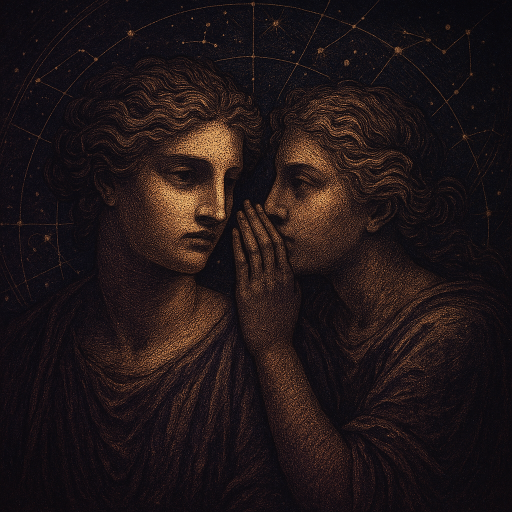
#> input picture content/social/slides-2026-04-04-v2-tiktok/title-bg.png, 1024 x 1024 px (shown at 1/2 size)
$ python generate-v2-slides.py
#> lines starting #> are read from the running program, lines starting #| are printed output that depends on the picture
from PIL import Image, ImageDraw, ImageFont, ImageFilter, ImageEnhance
import os

# --- Config ---
SIGNS = [
    ("ARIES", "♈", "fire", '"I chose you on purpose. Not by accident."'),
    ("TAURUS", "♉", "earthair", '"You are safe here. I am not going anywhere."'),
    ("GEMINI", "♊", "earthair", '"Both versions of you are worth knowing."'),
    ("CANCER", "♋", "water", '"You don\'t have to hold everyone together."'),
    ("LEO", "♌", "fire", '"You\'re not too much. You\'re exactly enough."'),
    ("VIRGO", "♍", "earthair", '"Rest is not something you have to earn."'),
    ("LIBRA", "♎", "earthair", '"Your needs are not an inconvenience."'),
    ("SCORPIO", "♏", "water", '"I see you. The real you. And I\'m still here."'),
    ("SAGITTARIUS", "♐", "fire", '"You don\'t have to leave to find yourself."'),
    ("CAPRICORN", "♑", "earthair", '"You have already done enough for today."'),
    ("AQUARIUS", "♒", "earthair", '"Your feelings are not a problem to solve."'),
    ("PISCES", "♓", "water", '"You are not imagining it. It is real."'),
]

BASE = "slides-2026-04-04-v2-tiktok"
TITLE_BG = f"{BASE}/title-bg.png"

# Fonts
SERIF_BOLD = "/System/Library/Fonts/Supplemental/Times New Roman Bold.ttf"
SERIF_ITALIC = "/System/Library/Fonts/Supplemental/Times New Roman Italic.ttf"
SERIF = "/System/Library/Fonts/Supplemental/Times New Roman.ttf"
SANS = "/System/Library/Fonts/Supplemental/Avenir Next.ttc"
SYMBOLS = "/System/Library/Fonts/Apple Symbols.ttf"

def make_gradient_overlay(img, opacity_top=0, opacity_bottom=200):
    """Add bottom-heavy dark gradient for text readability"""
    overlay = Image.new('RGBA', img.size, (0, 0, 0, 0))
    draw = ImageDraw.Draw(overlay)
    w, h = img.size
    for y in range(h):
        # Gradient starts at 40% from top
        progress = max(0, (y - h * 0.35) / (h * 0.65))
        alpha = int(opacity_top + (opacity_bottom - opacity_top) * progress)
        draw.line([(0, y), (w, y)], fill=(20, 15, 30, alpha))
    return Image.alpha_composite(img.convert('RGBA'), overlay)

def draw_text_centered(draw, text, y, font, fill, max_width, img_width):
    """Draw text centered, wrapping if needed"""
    bbox = draw.textbbox((0, 0), text, font=font)
    tw = bbox[2] - bbox[0]
    if tw <= max_width:
        x = (img_width - tw) // 2
        draw.text((x, y), text, font=font, fill=fill)
        return bbox[3] - bbox[1]
    else:
        # Wrap
        words = text.split()
        lines = []
        current = ""
        for w in words:
            test = f"{current} {w}".strip()
            bbox_test = draw.textbbox((0, 0), test, font=font)
            if bbox_test[2] - bbox_test[0] <= max_width:
                current = test
            else:
                if current:
                    lines.append(current)
                current = w
        if current:
            lines.append(current)

        total_h = 0
        for line in lines:
            bbox_l = draw.textbbox((0, 0), line, font=font)
            lw = bbox_l[2] - bbox_l[0]
            lh = bbox_l[3] - bbox_l[1]
            x = (img_width - lw) // 2
            draw.text((x, y + total_h), line, font=font, fill=fill)
            total_h += int(lh * 1.3)
        return total_h

# --- TITLE SLIDE (TikTok 1080x1920) ---
def make_title_tk():
    bg = Image.open(TITLE_BG).resize((1080, 1080), Image.LANCZOS)
    # Extend to 9:16 by stretching/blurring the top and creating canvas
    canvas = Image.new('RGB', (1080, 1920), (20, 15, 30))
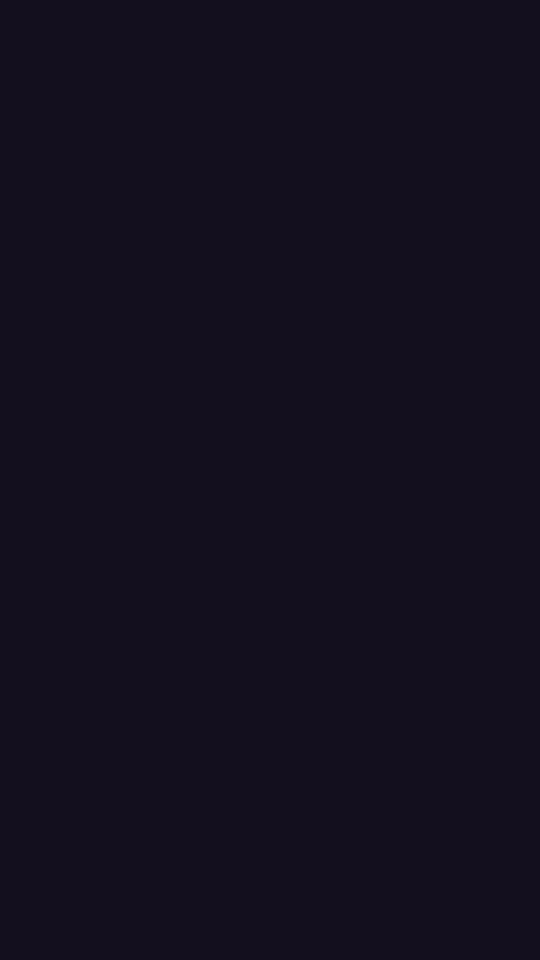
#> canvas: PIL image 1080x1920 RGB (shown at 1/2 size); mean R, G, B 20, 15, 30
    # Place illustration in upper portion, slightly zoomed
    bg_large = bg.resize((1200, 1200), Image.LANCZOS)
    canvas.paste(bg_large.crop((60, 0, 1140, 1200)), (0, 0))
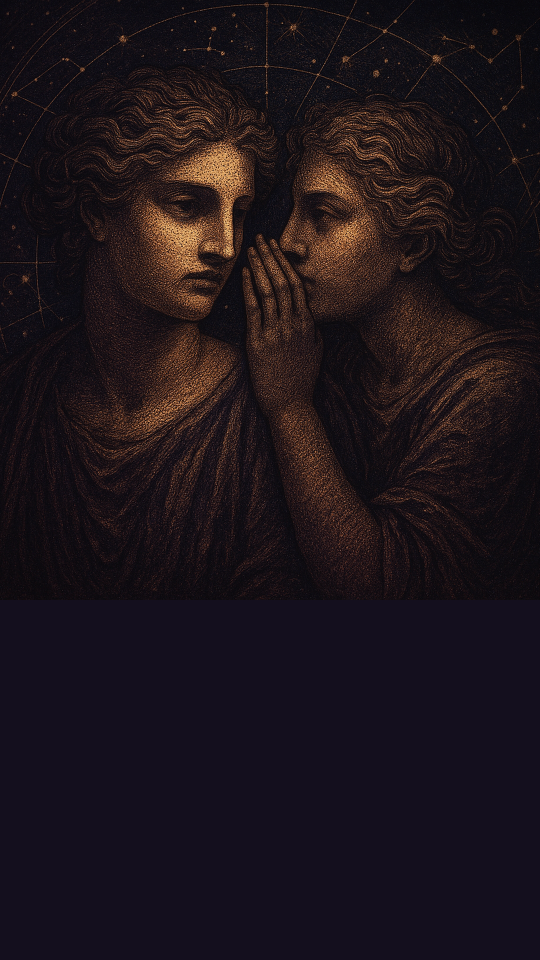
#> canvas: PIL image 1080x1920 RGB (shown at 1/2 size); mean R, G, B 28.7, 20, 26
    # Boost saturation
    canvas = ImageEnhance.Color(canvas).enhance(1.3)
    canvas = ImageEnhance.Contrast(canvas).enhance(1.1)
    # Gradient overlay
    canvas = make_gradient_overlay(canvas, opacity_top=0, opacity_bottom=230)
#> in make_gradient_overlay, `overlay = Image.new('RGBA', img.size, (0, 0, 0, 0))`: overlay: PIL image 1080x1920 RGBA; every value is 0
    draw = ImageDraw.Draw(canvas)

    # Title text - BIG and bold
    font_title = ImageFont.truetype(SERIF_BOLD, 100)
    font_sub = ImageFont.truetype(SERIF_ITALIC, 48)
    font_footer = ImageFont.truetype(SANS, 28)

    # Gold border frame
    draw.rectangle([(30, 30), (1050, 1890)], outline=(201, 173, 111, 60), width=1)

    y = 1350
    draw_text_centered(draw, "WHAT YOUR SIGN", y, font_title, (240, 232, 216), 900, 1080)
    y += 120
    draw_text_centered(draw, "SECRETLY", y, font_title, (218, 192, 128), 900, 1080)
    y += 120
    draw_text_centered(draw, "WANTS TO HEAR", y, font_title, (240, 232, 216), 900, 1080)
    y += 140
    draw_text_centered(draw, "the words you're waiting for", y, font_sub, (176, 154, 110), 800, 1080)

    # Footer
    draw_text_centered(draw, "signseason.com", 1840, font_footer, (138, 125, 112), 400, 1080)

    canvas = canvas.convert('RGB')
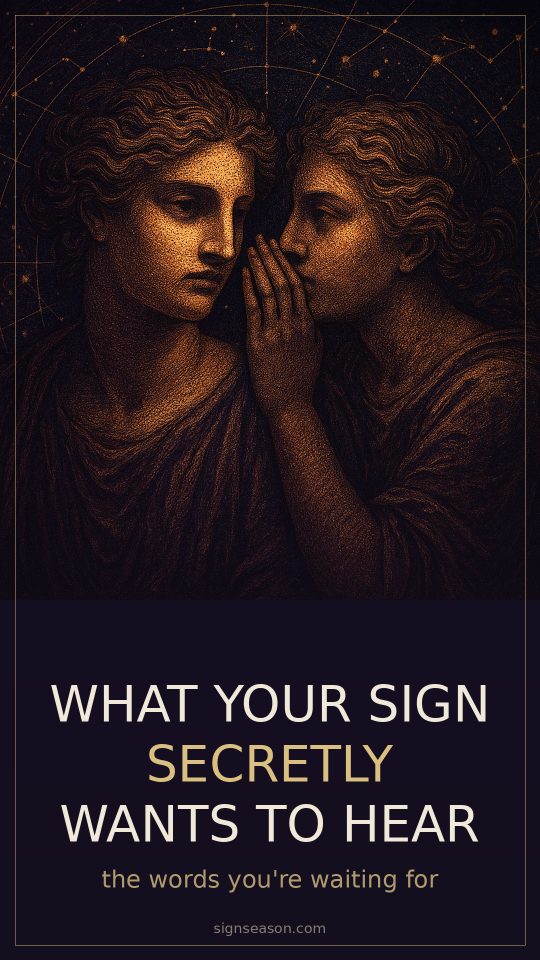
#> canvas: PIL image 1080x1920 RGB (shown at 1/2 size); mean R, G, B 36, 24.4, 30.5
    canvas.save(f"{BASE}/slide-01-title.png", quality=92)
    print("title TK done")

# --- SIGN SLIDES ---
def make_sign_slide_tk(idx, name, glyph, element, quote):
    bg_file = f"{BASE}/bg-{element}.png"
#> (the run stopped early here; a loop or call above may not have finished)

$ run again, with content/social/slides-2026-04-04-v2-tiktok/slide-02-aries.png copied over content/social/slides-2026-04-04-v2-tiktok/title-bg.png
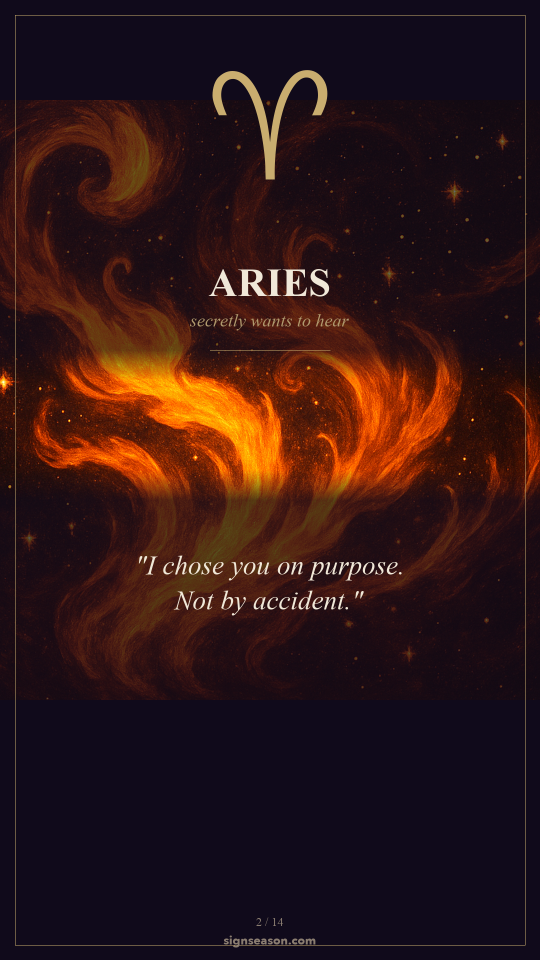
#> input picture content/social/slides-2026-04-04-v2-tiktok/slide-02-aries.png, 1080 x 1920 px (shown at 1/2 size)
#> in make_title_tk, `bg = Image.open(TITLE_BG).resize((1080, 1080), Image.LANCZOS)`:
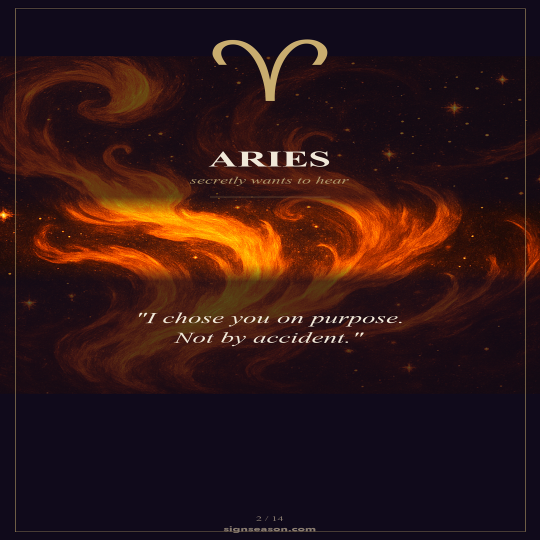
#> bg: PIL image 1080x1080 RGB (shown at 1/2 size); mean R, G, B 48, 21.8, 21.7
#> overlay: PIL image 1080x1920 RGBA; every value is 0
#> in make_title_tk, `canvas = canvas.convert('RGB')`:
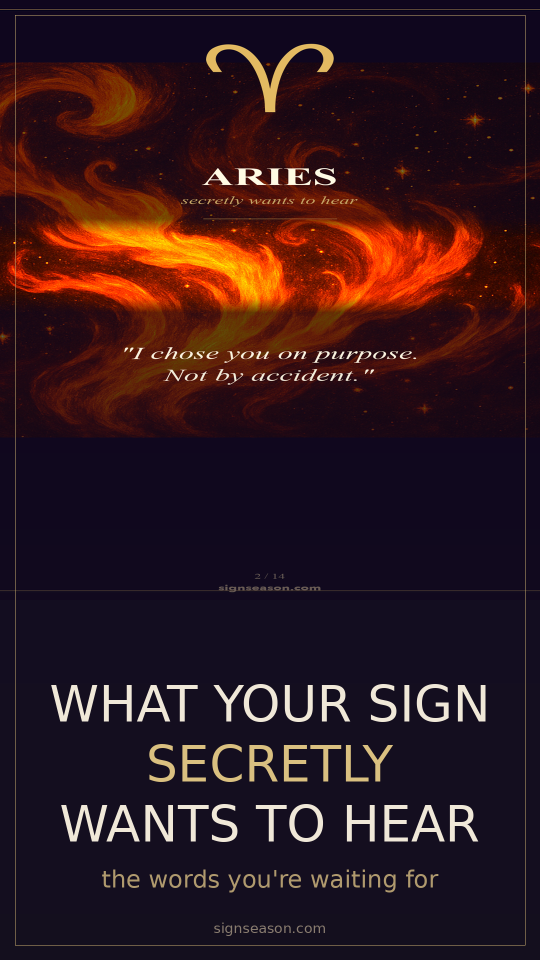
#> canvas: PIL image 1080x1920 RGB (shown at 1/2 size); mean R, G, B 48.5, 23, 28.8

$ run again, with content/social/slides-2026-04-04-v2-tiktok/slide-04-gemini.png copied over content/social/slides-2026-04-04-v2-tiktok/title-bg.png
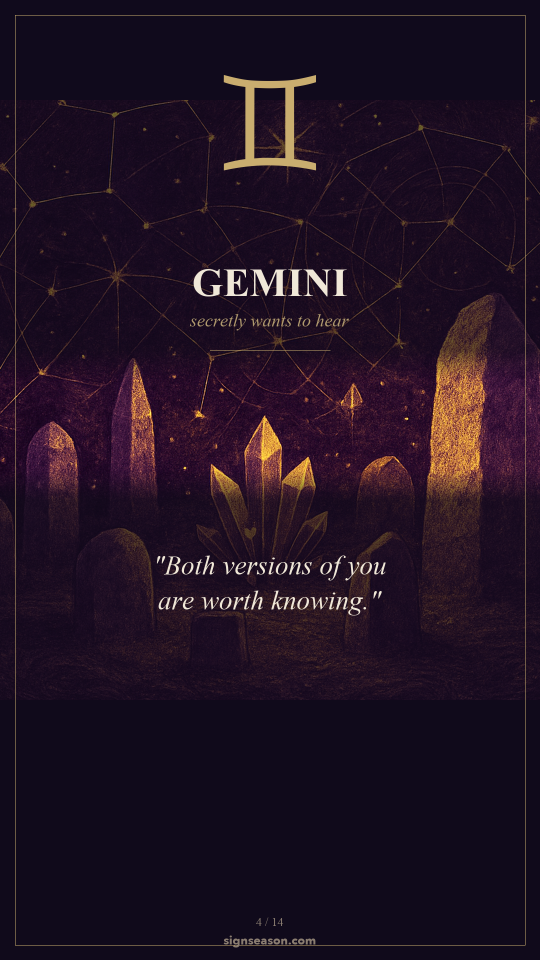
#> input picture content/social/slides-2026-04-04-v2-tiktok/slide-04-gemini.png, 1080 x 1920 px (shown at 1/2 size)
#> in make_title_tk, `bg = Image.open(TITLE_BG).resize((1080, 1080), Image.LANCZOS)`:
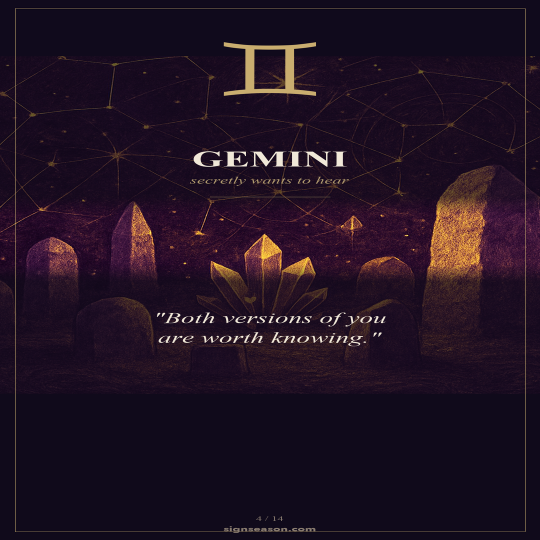
#> bg: PIL image 1080x1080 RGB (shown at 1/2 size); mean R, G, B 33.1, 17.9, 34.5
#> overlay: PIL image 1080x1920 RGBA; every value is 0
#> in make_title_tk, `canvas = canvas.convert('RGB')`:
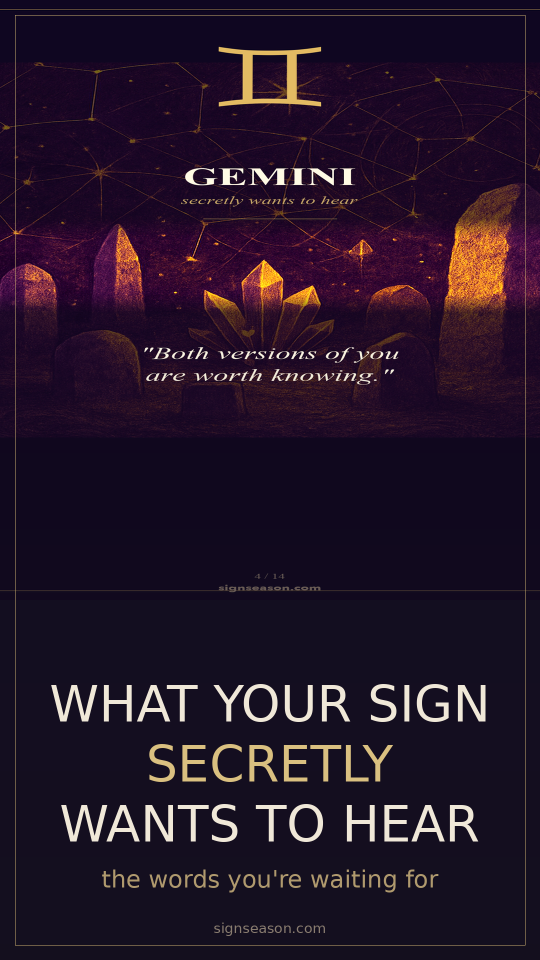
#> canvas: PIL image 1080x1920 RGB (shown at 1/2 size); mean R, G, B 36.5, 20.7, 39.9

$ run again, with content/social/slides-2026-04-04-v2-tiktok/slide-05-cancer.png copied over content/social/slides-2026-04-04-v2-tiktok/title-bg.png
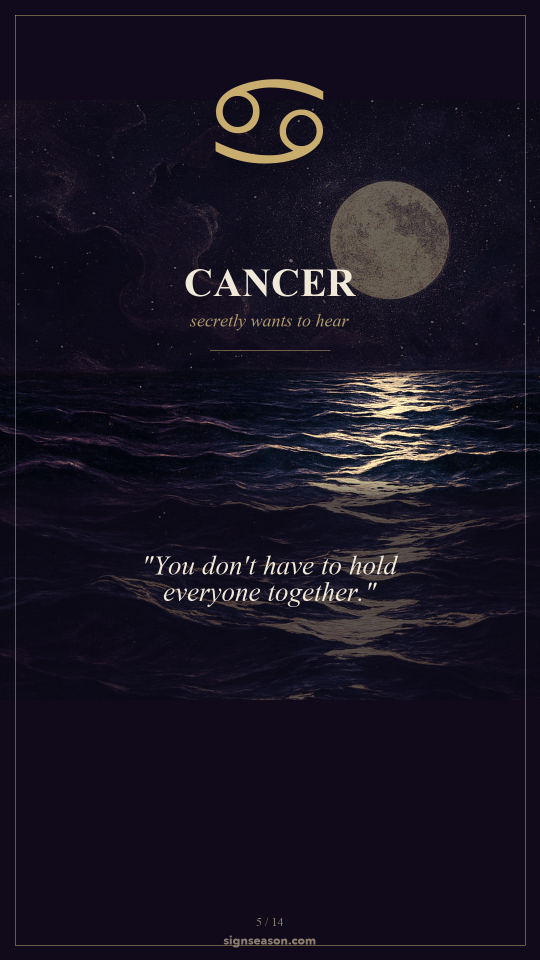
#> input picture content/social/slides-2026-04-04-v2-tiktok/slide-05-cancer.png, 1080 x 1920 px (shown at 1/2 size)
#> in make_title_tk, `bg = Image.open(TITLE_BG).resize((1080, 1080), Image.LANCZOS)`:
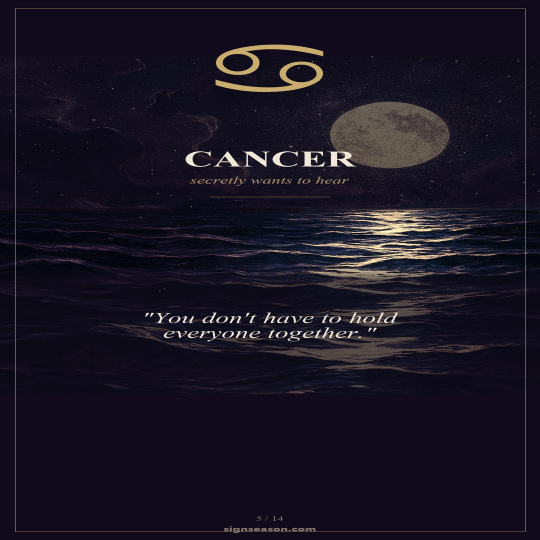
#> bg: PIL image 1080x1080 RGB (shown at 1/2 size); mean R, G, B 24.6, 20.2, 33.7
#> overlay: PIL image 1080x1920 RGBA; every value is 0
#> in make_title_tk, `canvas = canvas.convert('RGB')`:
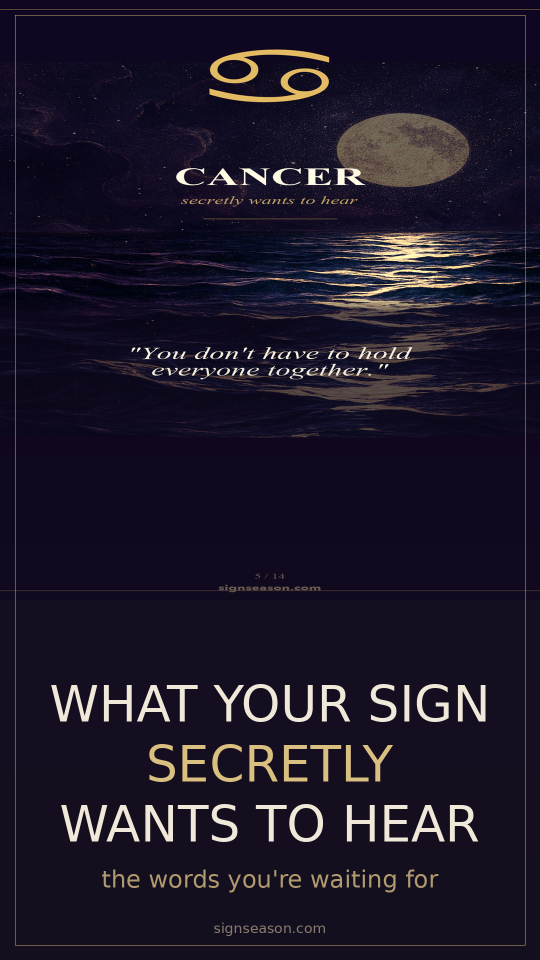
#> canvas: PIL image 1080x1920 RGB (shown at 1/2 size); mean R, G, B 29.5, 23.3, 39.9
